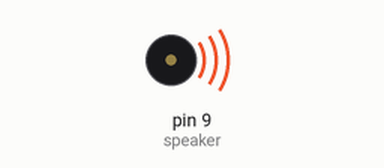
Recording of a sketch running on a simulated Arduino Uno, built with avr-gcc and run on an emulated ATmega328P. Parts: buzzer (waves = sounding).

Above: at 1.35 s.
At 16.95 s:
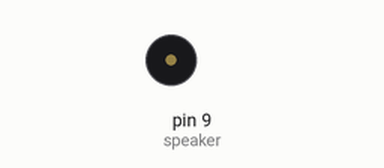
Timing chart, 0 to 19.0 s (numbered marks = the images above):
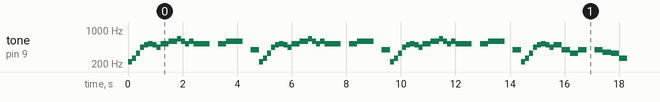

The sketch:

custom_song.ino
```cpp
/* I think something is fucking with the data in the array because when the songe plays the first time, it is fine. the second and third times, it sounds shitty.
unless there is something wrong with the arduino itself, there must be a problem in the code...
well, i'm off to what the value of OUTPUT is.

*/

#include "pitches.h"
#define speaker 9


#define measure 1200
#define half measure/2
#define quarter measure/4
#define eighth measure/8
#define sixteenth measure/16
#define rest 0

int melody1[18] = {NOTE_A3, NOTE_C4, NOTE_E4, NOTE_A4, NOTE_B4, NOTE_C5, NOTE_B4, NOTE_A4, NOTE_B4, NOTE_G4, NOTE_E4, NOTE_G4, rest,    NOTE_G4, NOTE_F4, NOTE_E4, NOTE_C4, rest   },
time1[18] =       {eighth,  eighth,  eighth,  eighth,  eighth,  eighth,  eighth,  eighth,  quarter, quarter, quarter, quarter, quarter, quarter, quarter, quarter, quarter, half + quarter},
notes1 = 18;  ///   0        1          2        3      4        5        6        7        8          9        10      11      12        13        14      15      16        17

int melody2[20] = {NOTE_A3, NOTE_C4, NOTE_E4, NOTE_A4, NOTE_B4, NOTE_C5, NOTE_B4, NOTE_A4, NOTE_C5, NOTE_D5, NOTE_E5, NOTE_D5, NOTE_C5, NOTE_D5, NOTE_C5, rest,    NOTE_C5, NOTE_D5, rest,    NOTE_G4},
time2[20] =       {eighth,  eighth,  eighth,  eighth,  eighth,  eighth,  eighth,  eighth,  quarter, quarter, eighth,  eighth,  eighth,  eighth,  half,    quarter, quarter, half,    quarter, quarter},
notes2 = 20;   ///  0        1          2        3      4        5        6        7        8          9        10      11      12        13        14      15      16      17        18      19

void play_melody1(int times);
void play_melody2(int times);

void setup()
{
  pinMode(speaker, OUTPUT);
}

void loop()
{

 //play_melody1(2);
 play_melody2(3);
 play_melody1(1);

  delay(10000);
}

void play_melody2(int times)
{
  for(int j = 0; j < times; j++)
  {
    for(int i = 0; i < notes2; i++)
    {
      tone(speaker, melody2[i], time2[i]);
      delay(time2[i]);
    }
  }
}


void play_melody1(int times)
{
  for(int j = 0; j < times; j++)
  {
    for(int i = 0; i < notes1; i++)
    {
      tone(speaker, melody1[i], time1[i]);
      delay(time1[i]);
    }
  }
}
```

pitches.h
```cpp
/*************************************************
 * Public Constants
 *************************************************/

#define NOTE_B0  31
#define NOTE_C1  33
#define NOTE_CS1 35
#define NOTE_D1  37
#define NOTE_DS1 39
#define NOTE_E1  41
#define NOTE_F1  44
#define NOTE_FS1 46
#define NOTE_G1  49
#define NOTE_GS1 52
#define NOTE_A1  55
#define NOTE_AS1 58
#define NOTE_B1  62
#define NOTE_C2  65
#define NOTE_CS2 69
#define NOTE_D2  73
#define NOTE_DS2 78
#define NOTE_E2  82
#define NOTE_F2  87
#define NOTE_FS2 93
#define NOTE_G2  98
#define NOTE_GS2 104
#define NOTE_A2  110
#define NOTE_AS2 117
#define NOTE_B2  123
#define NOTE_C3  131
#define NOTE_CS3 139
#define NOTE_D3  147
#define NOTE_DS3 156
#define NOTE_E3  165
#define NOTE_F3  175
#define NOTE_FS3 185
#define NOTE_G3  196
#define NOTE_GS3 208
#define NOTE_A3  220
#define NOTE_AS3 233
#define NOTE_B3  247
#define NOTE_C4  262
#define NOTE_CS4 277
#define NOTE_D4  294
#define NOTE_DS4 311
#define NOTE_E4  330
#define NOTE_F4  349
#define NOTE_FS4 370
#define NOTE_G4  392
#define NOTE_GS4 415
#define NOTE_A4  440
#define NOTE_AS4 466
#define NOTE_B4  494
#define NOTE_C5  523
#define NOTE_CS5 554
#define NOTE_D5  587
#define NOTE_DS5 622
#define NOTE_E5  659
#define NOTE_F5  698
#define NOTE_FS5 740
#define NOTE_G5  784
#define NOTE_GS5 831
#define NOTE_A5  880
#define NOTE_AS5 932
#define NOTE_B5  988
#define NOTE_C6  1047
#define NOTE_CS6 1109
#define NOTE_D6  1175
#define NOTE_DS6 1245
#define NOTE_E6  1319
#define NOTE_F6  1397
#define NOTE_FS6 1480
#define NOTE_G6  1568
#define NOTE_GS6 1661
#define NOTE_A6  1760
#define NOTE_AS6 1865
#define NOTE_B6  1976
#define NOTE_C7  2093
#define NOTE_CS7 2217
#define NOTE_D7  2349
#define NOTE_DS7 2489
#define NOTE_E7  2637
#define NOTE_F7  2794
#define NOTE_FS7 2960
#define NOTE_G7  3136
#define NOTE_GS7 3322
#define NOTE_A7  3520
#define NOTE_AS7 3729
#define NOTE_B7  3951
#define NOTE_C8  4186
#define NOTE_CS8 4435
#define NOTE_D8  4699
#define NOTE_DS8 4978
```

Measured:
- by itself, tone on pin 9 (speaker): plays 220 Hz for 0.15 s, 262 Hz for 0.15 s, 330 Hz for 0.15 s, 440 Hz for 0.15 s, 494 Hz for 0.15 s, 523 Hz for 0.15 s … (332 notes in this stretch)
